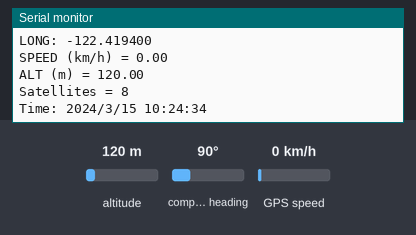
A sketch run on a simulated ESP32. On the bench: the last lines printed to the serial monitor. The test bench sets the inputs (shaded band); at power-on: altitude 120 m, GPS speed 0 km/h, compass heading 90°. WiFi joins after 1.5 s; servers stay silent unless stated; random numbers use the default seed unless the sketch sets one; the GPS gets a fix after 3 s at 37.7749, -122.4194 with 8 satellites; no MQTT or app messages arrive unless stated.

Above: at 4.7 s.
4.8 s: altitude set to 20 m
At 6.1 s:
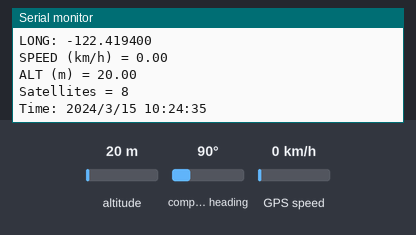
6.3 s: GPS speed set to 2 km/h
At 7.4 s:
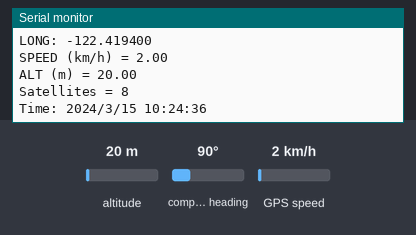
7.8 s: altitude set to 250 m
At 9.0 s:
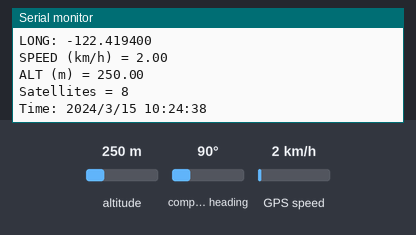
Timing chart, 0 to 10.8 s (numbered marks = the images above; inputs shaded):
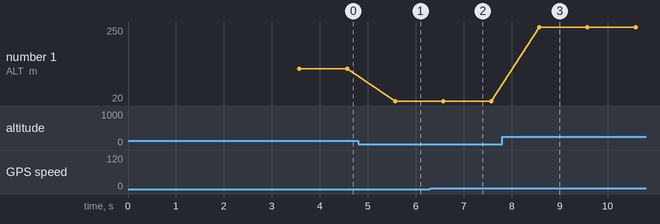

The sketch:

GPS.ino
```cpp
// (licence header left out)
#include <TinyGPS++.h>
#include <WiFi.h>
#include <PubSubClient.h>
#include <WiFiClientSecure.h>
#include <ArduinoJson.h>

// Define the RX and TX pins for Serial 2
#define RXD2 16
#define TXD2 17
#define GPS_BAUD 9600

// WiFi credentials
const char* ssid = "Mi 11X";
const char* password = "Laptop99@!";

// MQTT HiveMQ settings
const char* mqtt_server = "c997ac04f7364048929feac82a351c39.s1.eu.hivemq.cloud";
const int mqtt_port = 8883; // TLS/SSL port for secure connection
const char* animal_id = "A001"; // Set your animal ID here
const char* mqtt_username = "animal-1"; // ESP32-specific username
const char* mqtt_password = "Kaushikyadalaisagaydumbass53"; // ESP32-specific password

// The topic to publish to
char mqtt_topic[50];

// How often to publish GPS data (milliseconds)
const unsigned long PUBLISH_INTERVAL = 30000; // 5 minutes
unsigned long lastPublishTime = 0;

// The TinyGPS++ object
TinyGPSPlus gps;

// Create an instance of the HardwareSerial class for Serial 2
HardwareSerial gpsSerial(2);

// WiFi and MQTT clients
WiFiClientSecure espClient;
PubSubClient mqttClient(espClient);

void setup() {
  // Serial Monitor
  Serial.begin(115200);
  delay(1000);

  // Start Serial 2 with the defined RX and TX pins and a baud rate of 9600
  gpsSerial.begin(GPS_BAUD, SERIAL_8N1, RXD2, TXD2);
  delay(1000);
  Serial.println("Serial 2 started at 9600 baud rate");

  // Connect to WiFi
  setupWiFi();

  // Skip certificate verification (for testing only)
  espClient.setInsecure();

  // Set up MQTT connection
  mqttClient.setServer(mqtt_server, mqtt_port);

  // Create the MQTT topic
  sprintf(mqtt_topic, "animals/%s/location", animal_id);

  Serial.println("Setup complete, waiting for GPS fix...");
}

void loop() {
  // Keep WiFi and MQTT connected
  if (!mqttClient.connected()) {
    reconnectMQTT();
  }
  mqttClient.loop();

  // Read GPS data
  while (gpsSerial.available() > 0) {
    gps.encode(gpsSerial.read());
  }

  // Check if it's time to publish data and we have a valid GPS fix
  unsigned long currentMillis = millis();
  if ((currentMillis - lastPublishTime >= PUBLISH_INTERVAL) && gps.location.isValid()) {
    publishGPSData();
    lastPublishTime = currentMillis;
  }

  // Debug output to serial monitor
  if (gps.location.isUpdated()) {
    displayGPSInfo();
  }
}

void setupWiFi() {
  Serial.print("Connecting to WiFi: ");
  Serial.println(ssid);

  WiFi.begin(ssid, password);

  while (WiFi.status() != WL_CONNECTED) {
    delay(500);
    Serial.print(".");
  }

  Serial.println();
  Serial.println("WiFi connected");
  Serial.print("IP address: ");
  Serial.println(WiFi.localIP());
}

void reconnectMQTT() {
  while (!mqttClient.connected()) {
    Serial.print("Connecting to MQTT broker...");
    String clientId = "ESP32-" + String(random(0xffff), HEX);

    if (mqttClient.connect(clientId.c_str(), mqtt_username, mqtt_password)) {
      Serial.println("connected");
    } else {
      Serial.print("failed, rc=");
      Serial.print(mqttClient.state());
      Serial.println(" retrying in 5 seconds");
      delay(5000);
    }
  }
}

void publishGPSData() {
  // Create JSON document for the data
  StaticJsonDocument<256> doc;

  // Add GPS location data
  doc["lat"] = gps.location.lat();
  doc["lon"] = gps.location.lng();
  doc["altitude"] = gps.altitude.meters();
  doc["velocity"] = gps.speed.mps(); // Speed in meters per second

  // Safe area - you might want to set this in setup or elsewhere
  JsonObject safe_area = doc.createNestedObject("safe_area");
  safe_area["lat"] = 51.505; // Default safe area center (replace with actual coordinates)
  safe_area["lon"] = -0.09;  // Default safe area center
  safe_area["radius"] = 1000; // Default radius in meters

  // Serialize JSON to string
  char jsonBuffer[256];
  serializeJson(doc, jsonBuffer);

  // Publish to MQTT
  Serial.print("Publishing GPS data: ");
  Serial.println(jsonBuffer);

  if (mqttClient.publish(mqtt_topic, jsonBuffer)) {
    Serial.println("Successfully published GPS data");
  } else {
    Serial.println("Failed to publish GPS data");
  }
}

void displayGPSInfo() {
  Serial.print("LAT: ");
  Serial.println(gps.location.lat(), 6);
  Serial.print("LONG: ");
  Serial.println(gps.location.lng(), 6);
  Serial.print("SPEED (km/h) = ");
  Serial.println(gps.speed.kmph());
  Serial.print("ALT (m) = ");
  Serial.println(gps.altitude.meters());
  Serial.print("Satellites = ");
  Serial.println(gps.satellites.value());
  Serial.print("Time: ");
  Serial.println(String(gps.date.year()) + "/" + String(gps.date.month()) + "/" +
                String(gps.date.day()) + " " + String(gps.time.hour()) + ":" +
                String(gps.time.minute()) + ":" + String(gps.time.second()));
  Serial.println();


}
```

Measured:
- after the input at 4.8 s, the serial monitor: prints a new line after 0.78 s (image 1)
- after the input at 6.3 s, the serial monitor: prints a new line after 0.28 s (image 2)
- after the input at 7.8 s, the serial monitor: prints a new line after 0.78 s (image 3)
- plotted number 1: 120 → 20 after the input at 4.8 s, 20 → 250 after the input at 7.8 s
